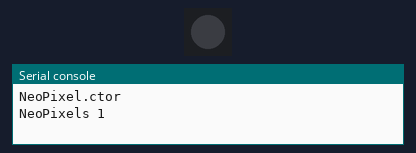
This program was run on a simulated Raspberry Pi Pico running MicroPython. On the bench: 1 RGB LEDs in strip order, left to right, the last lines printed to the serial console. Dim RGB values are drawn brighter than linear. At 6.0 s the program stops and its outputs stay as they are.

Above: at 0.1 s.
At 1.1 s:
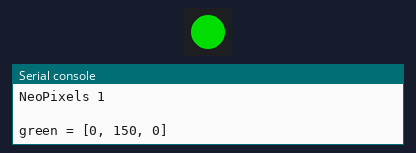
At 2.1 s:
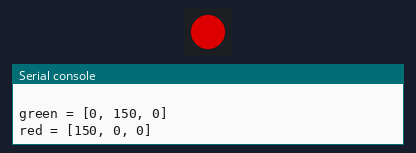
At 5.1 s:
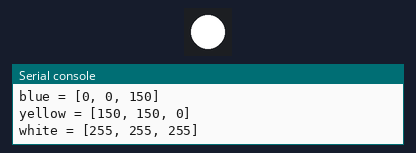
Timing chart, 0 to 6.6 s (numbered marks = the images above):
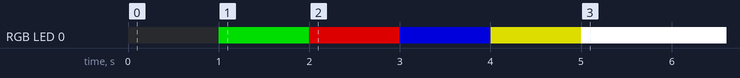

Measured:
- by itself, RGB LED 0: off → RGB(0, 150, 0) at 1.0 s, → RGB(150, 0, 0) 1.0 s later, → RGB(0, 0, 150) 1.0 s later, → RGB(150, 150, 0) 1.0 s later, … (5 changes in this stretch)

The program:

onboard-led-test2.py
```python
#https://www.raspberrypi.com/documentation/microcontrollers/micropython.html#where-can-i-find-documentation
#https://docs.micropython.org/en/latest/rp2/quickref.html#general-board-control
#https://docs.micropython.org/en/latest/library/rp2.html

#https://docs.micropython.org/en/latest/library/neopixel.html#class-neopixel
#https://raw.githubusercontent.com/micropython/micropython-lib/master/micropython/drivers/led/neopixel/neopixel.py
#https://github.com/micropython/micropython-lib

#https://github.com/adafruit/Adafruit_CircuitPython_NeoPixel/blob/main/neopixel.py
#https://github.com/blaz-r/pi_pico_neopixel

from machine import Pin
from neopixel import NeoPixel
import time

colors = {
  "green": [0, 150, 0],
  "red": [150, 0, 0],
  "blue":[0, 0, 150],
  "yellow": [150, 150, 0],
  "white": [255, 255, 255]
}

print()

#onpin = Pin(22, Pin.OUT)     # set GPIOX to output to drive NeoPixels
#onpin.value(0)

NeoRGB_PIN = 22   #RP2040 USB onBoard LED connected to GPIO pin 22

ledpin = Pin(NeoRGB_PIN)     # set GPIOX to output to drive NeoPixels
#ledpin.value(1)
#time.sleep(2)

print("NeoPixel.ctor")
np = NeoPixel(ledpin, 1, bpp=3, timing=(400, 850, 800, 450))  # create NeoPixel driver on GPIO0 for Y pixels
#ledpin.value(1)
#time.sleep(2)

print(f"NeoPixels {len(np)}")

#from apa106 import APA106
#ap = APA106(pin, 1)

print()
for name in colors.keys():
  time.sleep(1)
  print(f"{name} = {colors[name]}")
  #np[0] = (colors[name][0], colors[name][1], colors[name][2], 128)
  np.fill((colors[name][0], colors[name][1], colors[name][2], 128))
  np.write()              # write data to all pixels

time.sleep(1)
ledpin.value(1)
#onpin.value(1)
print("\nexit")
```
